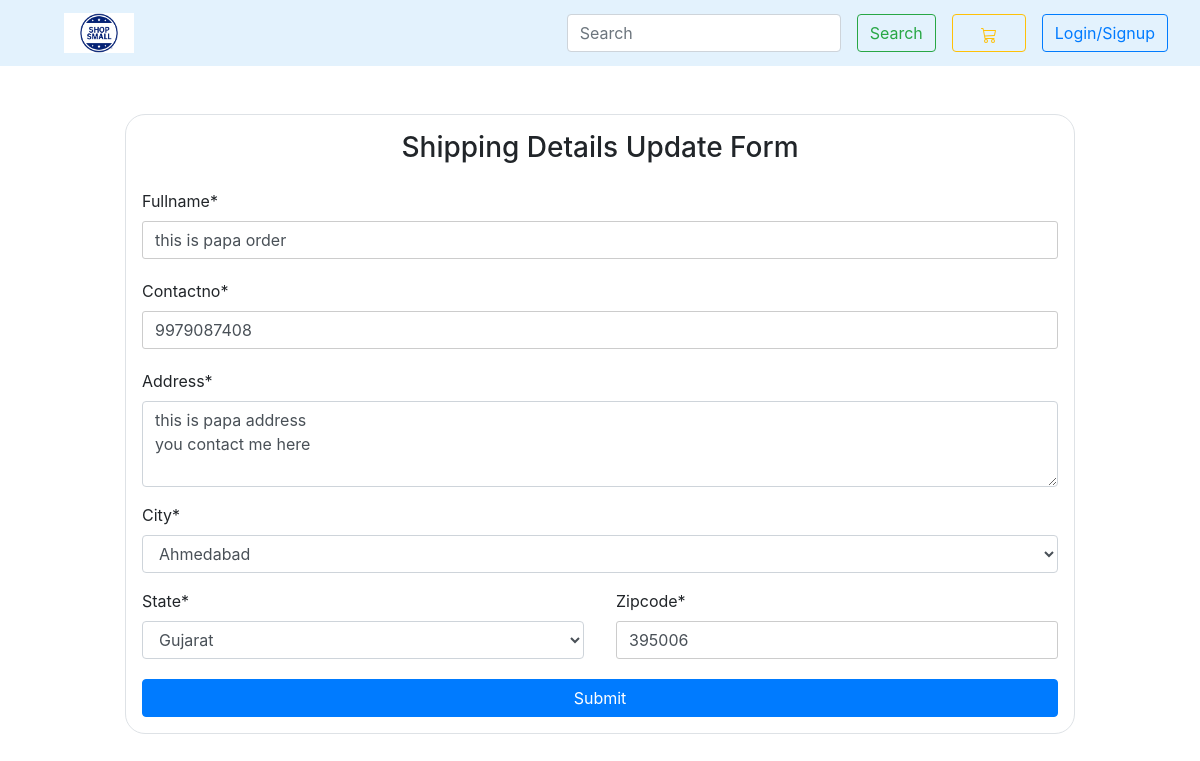
The page /update/8 on the database its author committed.
### products/models.py (models this page shows, shortened)
class ShippingDetail(models.Model):
    user = models.ForeignKey(User,on_delete=models.CASCADE,null=True)
    order = models.ForeignKey(Order,on_delete=models.CASCADE)
    email = models.EmailField(max_length=255,null=True)
    fullname = models.CharField(max_length=120)
    contactno = models.CharField(max_length=10)
    address = models.TextField()
    CITYCHOICE = (
        ('surat','Surat'),
        ('ahmedabad','Ahmedabad'),
        ('vadodara','Vadodara'),
    )
    city = models.CharField(choices=CITYCHOICE,max_length=9)
    STATECHOICE = (
        ('gujarat','Gujarat'),
        ('mp','MP')
    )
    state = models.CharField(choices=STATECHOICE,max_length=7)
    zipcode = models.CharField(max_length=6)

### products/views.py (the view)
# urls.py: path('update/<int:pk>',ShoppingFormUpdate.as_view(),name="update-shippingform"),
class ShoppingFormUpdate(UpdateView):
    queryset = ShippingDetail.objects.all()
    template_name='shippingdetail_update.html'
    form_class = ShippingForm
    success_url = '/checkout'

### products/forms.py
class ShippingForm(forms.ModelForm):
    address = forms.CharField(widget=forms.Textarea(attrs={'rows':3}))
    email = forms.CharField(widget=forms.EmailInput(attrs={'id':'email'}))
    class Meta:
        model = ShippingDetail
        fields = ['fullname','contactno','email','address','city','state','zipcode']

### templates/shippingdetail_update.html (shortened to what this page needs)
{% extends './base.html' %}
{% load crispy_forms_tags %}
{% block content %}
    <div class="container mt-5">
      <div class="row justify-content-center">
        <div class="col-10 border p-3" style="border-radius: 20px;">
            <form method="POST">
                <div class="myrow">
                    <div class="col-50">
                      <h3 class="text-center mb-4">Shipping Details Update Form</h3>
                      {{ form.fullname|as_crispy_field }}
                      {{ form.contactno|as_crispy_field }}
                      {{ form.address|as_crispy_field }}
                      {{ form.city|as_crispy_field }}
                      <div class="myrow">
                          <div class="col-50">
                              {{ form.state|as_crispy_field }}
                          </div>
                          <div class="col-50">
                              {{ form.zipcode|as_crispy_field }}
                          </div>
                      </div>
                    </div>
                </div>
                  <button type="submit" class="btn btn-primary text-capitalize" style="width: 100%;">submit</button>
            </form>
        </div>
      </div>
    </div>
{% endblock %}

### static/css/home.css (style rules this page uses)
* { margin: 0px; padding: 0px; }
* { box-sizing: border-box; }
.myrow { display: -ms-flexbox; display: flex; -ms-flex-wrap: wrap; flex-wrap: wrap; margin: 0 -16px; }
.col-50 { -ms-flex: 50%; flex: 50%; }
.col-25, .col-50, .col-75 { padding: 0 16px; }
input[type=text] { width: 100%; margin-bottom: 20px; padding: 12px; border: 1px solid #ccc; border-radius: 3px; }

### rows shown on the page
ShippingDetail: fullname "this is papa order", contactno "9979087408", address "this is papa address you contact me here", city "Ahmedabad", state "Gujarat", zipcode "395006"
